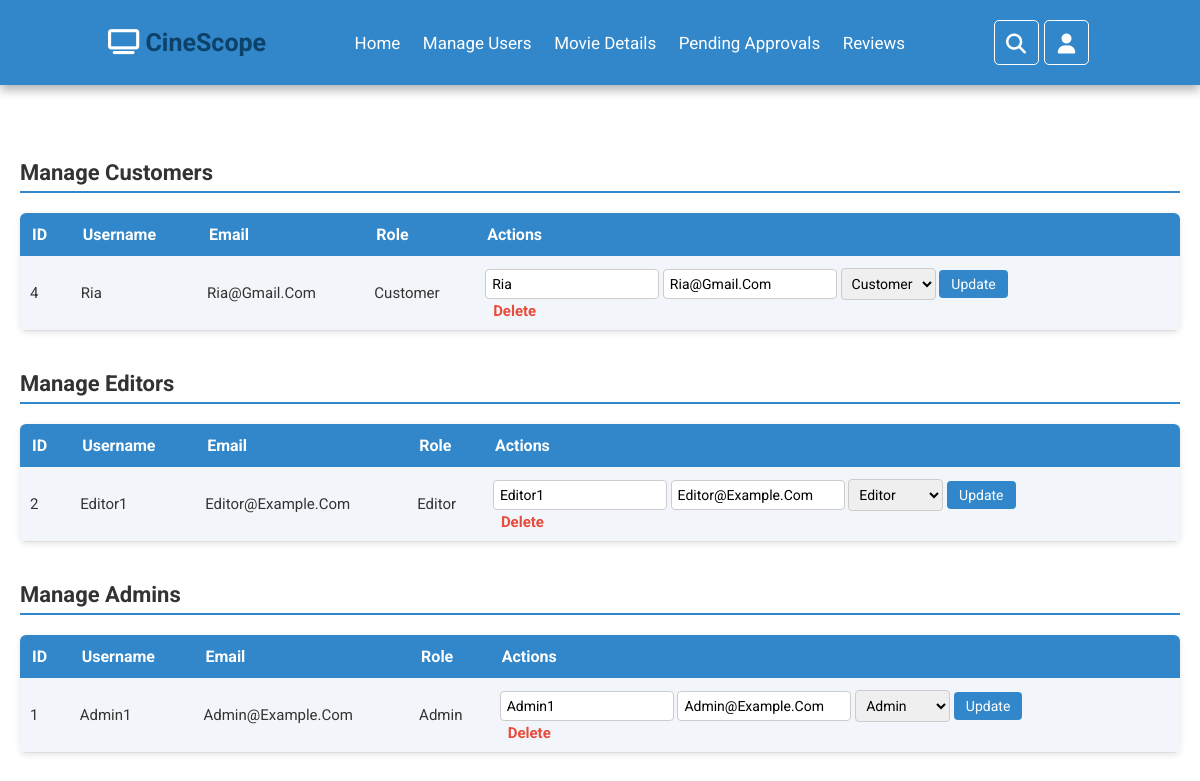
The page /manage_users.php (signed in) on the database its author committed.
### tables this page shows
CREATE TABLE `users` (
  `id` int(11) NOT NULL,
  `username` varchar(50) DEFAULT NULL,
  `email` varchar(100) DEFAULT NULL,
  `password` varchar(255) NOT NULL,
  `role` enum('admin','editor','customer') NOT NULL
);

### manage_users.php (the view, shortened to what this page needs)
<?php
require 'config.php';
$search_keyword = isset($_GET['keyword']) ? esc($conn, $_GET['keyword']) : '';
$customers = $search_keyword != ''
    ? mysqli_query($conn,"SELECT * FROM users WHERE role='customer' AND username LIKE '%$search_keyword%'")
    : mysqli_query($conn,"SELECT * FROM users WHERE role='customer'");
$editors = $search_keyword != ''
    ? mysqli_query($conn,"SELECT * FROM users WHERE role='editor' AND username LIKE '%$search_keyword%'")
    : mysqli_query($conn,"SELECT * FROM users WHERE role='editor'");
$admins = $search_keyword != ''
    ? mysqli_query($conn,"SELECT * FROM users WHERE role='admin' AND username LIKE '%$search_keyword%'")
    : mysqli_query($conn,"SELECT * FROM users WHERE role='admin'");
?>
<!DOCTYPE html>
<html>
<head>
<link rel="stylesheet" href="css/manage_users.css">
<link rel="stylesheet" href="css/ad_header.css">
<link rel="stylesheet" href="https://cdnjs.cloudflare.com/ajax/libs/font-awesome/6.5.0/css/all.min.css">
</head>
<body>
<?php include 'ad_header.php'; ?>
<div class="container">
<h2>Manage Customers</h2>
<table>
<tr><th>ID</th><th>Username</th><th>Email</th><th>Role</th><th>Actions</th></tr>
<?php while($c=mysqli_fetch_assoc($customers)): ?>
<tr>
<td><?php echo $c['id'];?></td>
<td><?php echo htmlspecialchars($c['username']);?></td>
<td><?php echo htmlspecialchars($c['email']);?></td>
<td><?php echo htmlspecialchars($c['role']);?></td>
<td>
    <form class="inline-form" method="POST" action="">
        <input type="text" name="username" value="<?php echo htmlspecialchars($c['username']);?>" required>
        <input type="text" name="email" value="<?php echo htmlspecialchars($c['email']);?>" required>
        <select name="role">
            <option value="customer" <?php echo $c['role']=='customer'?'selected':'';?>>Customer</option>
        </select>
        <input type="submit" name="update_user" value="Update">
    </form>
    <a href="?del_user=<?php echo $c['id'];?>" onclick="return confirm('Are you sure to delete?')">Delete</a>
</td>
</tr>
<?php endwhile; ?>
</table>
<h2>Manage Editors</h2>
<table>
<tr><th>ID</th><th>Username</th><th>Email</th><th>Role</th><th>Actions</th></tr>
<?php while($e=mysqli_fetch_assoc($editors)): ?>
<tr>
<td><?php echo $e['id'];?></td>
<td><?php echo htmlspecialchars($e['username']);?></td>
<td><?php echo htmlspecialchars($e['email']);?></td>
<td><?php echo htmlspecialchars($e['role']);?></td>
<td>
    <form class="inline-form" method="POST" action="">
        <input type="text" name="username" value="<?php echo htmlspecialchars($e['username']);?>" required>
        <input type="text" name="email" value="<?php echo htmlspecialchars($e['email']);?>" required>
        <select name="role">
            <option value="editor" <?php echo $e['role']=='editor'?'selected':'';?>>Editor</option>
        </select>
        <input type="submit" name="update_user" value="Update">
    </form>
    <a href="?del_user=<?php echo $e['id'];?>" onclick="return confirm('Are you sure to delete?')">Delete</a>
</td>
</tr>
<?php endwhile; ?>
</table>
<h2>Manage Admins</h2>
<table>
<tr><th>ID</th><th>Username</th><th>Email</th><th>Role</th><th>Actions</th></tr>
<?php while($a=mysqli_fetch_assoc($admins)): ?>
<tr>
<td><?php echo $a['id'];?></td>
<td><?php echo htmlspecialchars($a['username']);?></td>
<td><?php echo htmlspecialchars($a['email']);?></td>
<td><?php echo htmlspecialchars($a['role']);?></td>
<td>
    <form class="inline-form" method="POST" action="">
        <input type="text" name="username" value="<?php echo htmlspecialchars($a['username']);?>" required>
        <input type="text" name="email" value="<?php echo htmlspecialchars($a['email']);?>" required>
        <select name="role">
            <option value="admin" <?php echo $a['role']=='admin'?'selected':'';?>>Admin</option>
        </select>
        <input type="submit" name="update_user" value="Update">
    </form>
    <a href="?del_user=<?php echo $a['id'];?>" onclick="return confirm('Are you sure to delete?')">Delete</a>
</td>
</tr>
<?php endwhile; ?>
</table>
</div>
</body>
</html>

### ad_header.php (shortened to what this page needs)
<!DOCTYPE html>
<html lang="en">
<head>
  <link rel="stylesheet" href="css/ad_header.css">
<link rel="stylesheet" href="https://cdnjs.cloudflare.com/ajax/libs/font-awesome/6.5.0/css/all.min.css">
</head>
<header class="header">
  <a href="#" class="logo">
    <i class="fa-solid fa-tv" style="color: #ffffff;"></i> CineScope
  </a>
  <nav class="navbar">
    <a href="admin_dashboard.php">Home</a>
    <a href="manage_users.php">Manage Users</a>
    <a href="movie_details.php">Movie Details</a>
    <a href="pending_movies.php">Pending Approvals</a>
    <a href="reviews.php">Reviews</a>
  </nav>
  <div class="icons">
    <div class="fa fa-search" id="search-btn"></div>
    <div class="fa fa-user" id="login-btn"></div>
  </div>
</header>

### css/manage_users.css (style rules this page uses)
body { font-family: Arial, sans-serif; margin: 0; padding: 0; background: #f8f9fa; }
.header .logo { color: #0c416a; }
.container { padding: 120px 20px 20px; max-width: 1200px; margin: 0 auto; }
h2 { margin-top: 40px; font-size: 22px; color: #333; border-bottom: 2px solid #3187c9; padding-bottom: 6px; }
table { border-collapse: collapse; width: 100%; margin-top: 20px; background: #fff; box-shadow: 0 2px 6px rgba(0,0,0,0.1); border-radius: 6px; overflow: hidden; font-size: 15px; }
table th { background: #3187c9; color: #fff; padding: 12px; text-align: left; font-size: 16px; }
table td { padding: 10px; border-bottom: 1px solid #ddd; color: #333; }
table tr:nth-child(even) { background: #f2f6fa; }
form.inline-form input[type=text], form.inline-form select { padding: 6px; font-size: 14px; margin: 2px 0; border: 1px solid #ccc; border-radius: 4px; }
form.inline-form input[type=submit] { padding: 6px 12px; font-size: 14px; background: #3187c9; color: #fff; border: none; border-radius: 4px; cursor: pointer; transition: background 0.3s; }
a { color: #3187c9; text-decoration: none; font-weight: normal; }
table a { color: #e74c3c; font-weight: bold; margin-left: 8px; transition: color 0.3s ease; }

### css/ad_header.css (style rules this page uses)
:root { --primary: #3187c9; --black: #0c416a; --light-color: #6c757d; --white:#ffffff; --accent: #f4b400; --background: #f8f9fa; --box-shadow: 0 .5rem 1rem rgba(0, 0, 0, .3); --border: .2rem solid rgba(0, 0, 0, .1); --outline: .1rem solid rgba(49, 135, 201, .3); }
.header .logo { color: #0c416a; }
* { font-family: "Roboto", sans-serif; margin:0; padding:0; box-sizing:border-box; outline:none; border:none; text-decoration:none; text-transform:capitalize; transition:all .2s linear; }
html { font-size:62.5%; overflow-x:hidden; scroll-behavior:smooth; scroll-padding-top:7rem; }
body { background:white; }
.header { border: 0px solid; position:fixed; top:0; left:0; right:0; display:flex; align-items:center; justify-content:space-between; padding: 2rem 9%; background:#3187c9; box-shadow:var(--box-shadow); }
.header .logo { font-size:2.5rem; font-weight:bolder; }
.header .navbar a { font-size:1.7rem; margin:0 1rem; color:var(--white); }
.header .icons div { border:1px solid; height:4.5rem; width:4.5rem; line-height:4.5rem; border-radius:.5rem; font-size:2rem; margin-right:.3rem; text-align:center; color:var(--white); cursor:pointer; }

### rows shown on the page
users: id "4", username "Ria", email "Ria@gmail.com", role "Customer", email "ria@gmail.com"
users: id "2", username "Editor1", email "Editor@example.com", role "Editor", username "editor1", email "editor@example.com"
users: id "1", username "Admin1", email "Admin@example.com", role "Admin", username "admin1", email "admin@example.com"
